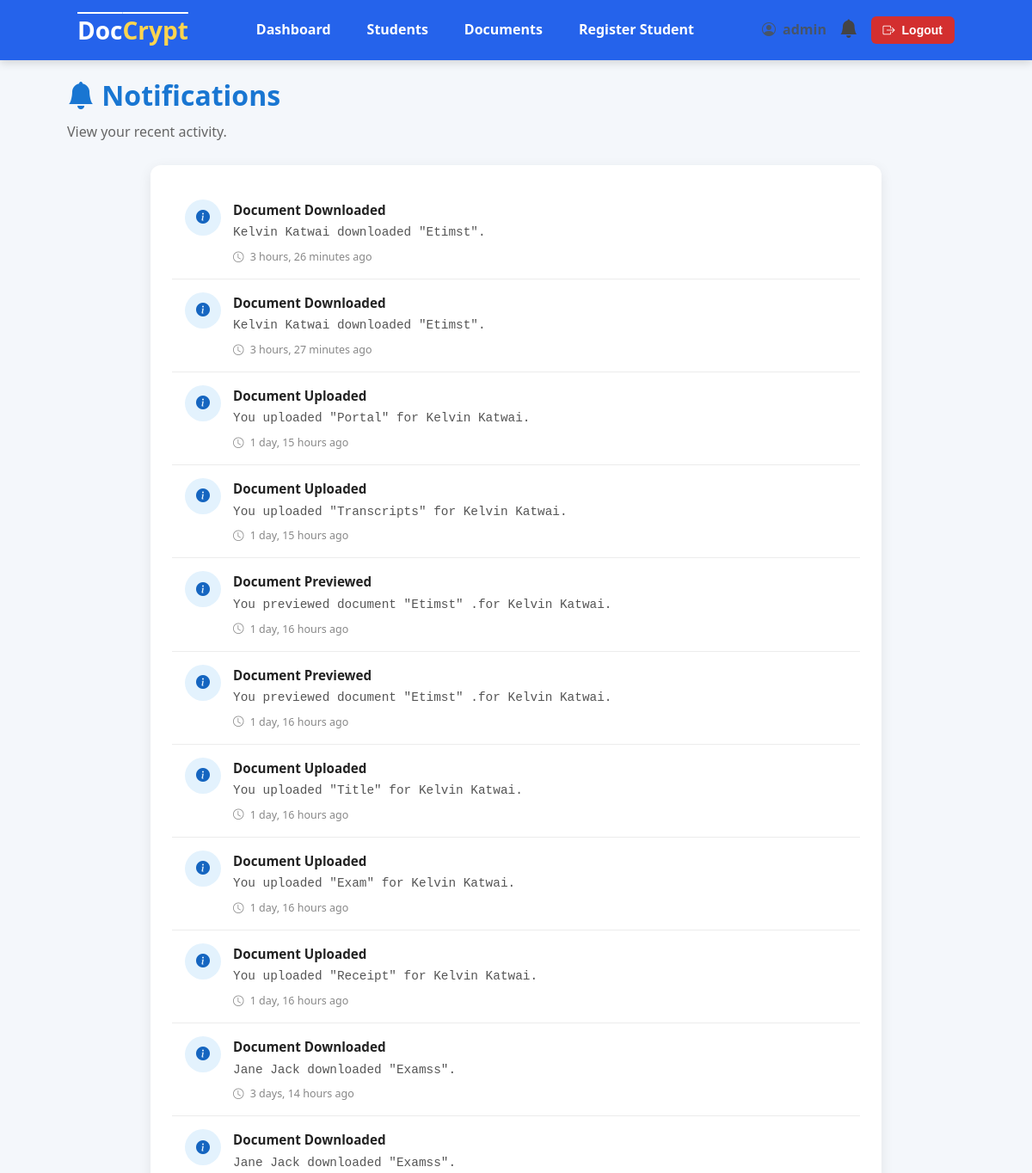
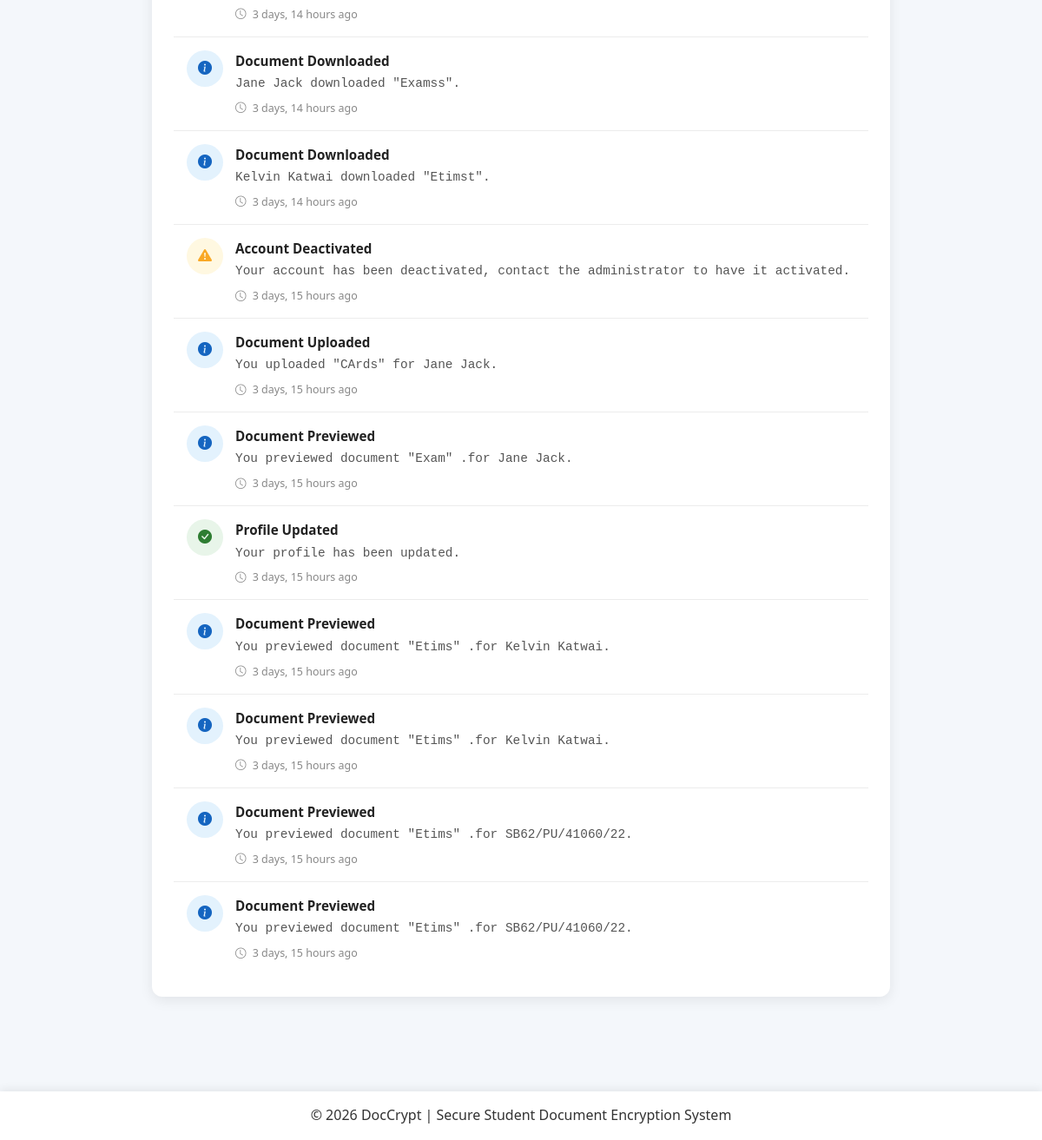
Screenshot of /notifications/notifications/ (signed in) with the database file from the repository (2 pictures, top to bottom).
### notifications/models.py (models this page shows, shortened)
class Notification(models.Model):
    class Type(models.TextChoices):
        INFO = "INFO", "Information"
        SUCCESS = "SUCCESS", "Success"
        WARNING = "WARNING", "Warning"
        ERROR = "ERROR", "Error"
    recipient = models.ForeignKey(settings.AUTH_USER_MODEL, on_delete=models.CASCADE, related_name="notifications")
    title = models.CharField(max_length=100)
    message =  models.TextField()
    notification_type = models.CharField(max_length=10, choices=Type.choices, default=Type.INFO)
    is_read = models.BooleanField(default=False)
    created_at = models.DateTimeField(auto_now_add=True)
    class Meta:
        ordering = ["-created_at"]

### notifications/views.py (the view)
# urls.py: path("notifications/", views.notification_list, name="notification_list"),
@login_required
def notification_list(request):
    all_notifications  = Notification.objects.filter(recipient=request.user).order_by("-created_at")
    return render(request, "notifications/notifications_list.html", {"notifications": all_notifications})

### notifications/context_processors.py (called while the page is built)
def notifications(request):
    if request.user.is_authenticated:
        notifications = Notification.objects.filter(
            recipient=request.user,
            is_read=False,
        ).order_by("-created_at")[:5]
        return {
            'notifications': notifications,
            "notification_count": notifications.count(),
        }
    return {
        "notifications": [],
        "notification_count":0,
    }

### users/models.py (called while the page is built)
    @property
    def is_admin(self):
        return self.role == self.Role.ADMIN or self.is_superuser

### notifications/templates/notifications/notifications_list.html (shortened to what this page needs)
{% extends "users/base.html" %}
{% block content %}
<div class="page-header">
    <div>
        <h1>
            <i class="bi bi-bell-fill"></i>
            Notifications
        </h1>
        <p>
            View your recent activity.
        </p>
    </div>
</div>
<div class="notification-page">
    <div class="card">
    {% if notifications %}
        {% for notification in notifications %}
            <div class="notification-item notification-{{ notification.notification_type|lower }}">
                <div class="notification-icon">
                    {% if notification.notification_type == "SUCCESS" %}
                        <i class="bi bi-check-circle-fill"></i>
                    {% elif notification.notification_type == "WARNING" %}
                        <i class="bi bi-exclamation-triangle-fill"></i>
                    {% elif notification.notification_type == "ERROR" %}
                        <i class="bi bi-x-circle-fill"></i>
                    {% else %}
                        <i class="bi bi-info-circle-fill"></i>
                    {% endif %}
                </div>
                <div class="notification-content">
                    <strong>{{ notification.title }}</strong>
                    <p>{{ notification.message }}</p>
                    <small>
                        <i class="bi bi-clock"></i>
                        {{ notification.created_at|timesince }} ago
                    </small>
                </div>
            </div>
        {% endfor %}
    {% endif %}
    </div>
</div>
{% endblock %}

### static/css/style.css (style rules this page uses)
* { margin:0; padding:0; box-sizing:border-box; }
html { scroll-behavior: smooth; }
body { font-family:"Segoe UI",Tahoma,Geneva,Verdana,sans-serif; background:#f4f7fb; color:#333; line-height:1.6; padding-bottom: 70px; }
.page-header { display:grid; grid-template-columns: 1fr auto; align-items:center; margin-bottom:25px; margin-top: 15px; }
.page-header h1 { color:#1976d2; margin-bottom:5px; }
.page-header p { color:#666; }
.card { background:white; border-radius:12px; padding:25px; margin-bottom:25px; box-shadow:0 4px 15px rgba(0,0,0,.08); }
.notification-item { display:flex; align-items:flex-start; gap:14px; padding:15px; border-bottom:1px solid #ececec; transition:.2s ease; }
.notification-item:last-child { border-bottom:none; }
.notification-page { max-width: 850px; margin: 0 auto; }
.notification-icon { width:42px; height:42px; border-radius:50%; display:flex; justify-content:center; align-items:center; flex-shrink:0; font-size:1rem; }
.notification-content { flex:1; }
.notification-content strong { display:block; color:#222; margin-bottom:4px; font-size:.95rem; font-weight:600; }
.notification-content p { margin:0; color:#555; line-height:1.45; font-family: 'Courier New', Courier, monospace; font-size:.9rem; }
.notification-content small { display:block; margin-top:8px; color:#888; font-size:.78rem; }
.notification-content small i { margin-right:4px; }
.notification-success .notification-icon { background:#e8f5e9; color:#2e7d32; }
.notification-info .notification-icon { background:#e3f2fd; color:#1565c0; }
.notification-warning .notification-icon { background:#fff8e1; color:#f9a825; }

### rows the page displays
Notification: notification_type "INFO" (drawn), title "Document Downloaded", message "Kelvin Katwai downloaded \"Etimst\".", created_at "3 hours, 26 minutes"
Notification: notification_type "INFO" (drawn), title "Document Downloaded", message "Kelvin Katwai downloaded \"Etimst\".", created_at "3 hours, 27 minutes"
Notification: notification_type "INFO" (drawn), title "Document Uploaded", message "You uploaded \"Portal\" for Kelvin Katwai.", created_at "1 day, 15 hours"
Notification: notification_type "INFO" (drawn), title "Document Uploaded", message "You uploaded \"Transcripts\" for Kelvin Katwai.", created_at "1 day, 15 hours"
Notification: notification_type "INFO" (drawn), title "Document Previewed", message "You previewed document \"Etimst\" .for Kelvin Katwai.", created_at "1 day, 16 hours"
Notification: notification_type "INFO" (drawn), title "Document Previewed", message "You previewed document \"Etimst\" .for Kelvin Katwai.", created_at "1 day, 16 hours"
Notification: notification_type "INFO" (drawn), title "Document Uploaded", message "You uploaded \"Title\" for Kelvin Katwai.", created_at "1 day, 16 hours"
Notification: notification_type "INFO" (drawn), title "Document Uploaded", message "You uploaded \"Exam\" for Kelvin Katwai.", created_at "1 day, 16 hours"
Notification: notification_type "INFO" (drawn), title "Document Uploaded", message "You uploaded \"Receipt\" for Kelvin Katwai.", created_at "1 day, 16 hours"
Notification: notification_type "INFO" (drawn), title "Document Downloaded", message "Jane Jack downloaded \"Examss\".", created_at "3 days, 14 hours"
Notification: notification_type "INFO" (drawn), title "Document Downloaded", message "Jane Jack downloaded \"Examss\".", created_at "3 days, 14 hours"
Notification: notification_type "INFO" (drawn), title "Document Downloaded", message "Jane Jack downloaded \"Examss\".", created_at "3 days, 14 hours"
Notification: notification_type "INFO" (drawn), title "Document Downloaded", message "Kelvin Katwai downloaded \"Etimst\".", created_at "3 days, 14 hours"
Notification: notification_type "WARNING" (drawn), title "Account Deactivated", message "Your account has been deactivated, contact the administrator to have it activated.", created_at "3 days, 15 hours"
Notification: notification_type "INFO" (drawn), title "Document Uploaded", message "You uploaded \"CArds\" for Jane Jack.", created_at "3 days, 15 hours"
Notification: notification_type "INFO" (drawn), title "Document Previewed", message "You previewed document \"Exam\" .for Jane Jack.", created_at "3 days, 15 hours"
Notification: notification_type "SUCCESS" (drawn), title "Profile Updated", message "Your profile has been updated.", created_at "3 days, 15 hours"
Notification: notification_type "INFO" (drawn), title "Document Previewed", message "You previewed document \"Etims\" .for Kelvin Katwai.", created_at "3 days, 15 hours"
Notification: notification_type "INFO" (drawn), title "Document Previewed", message "You previewed document \"Etims\" .for Kelvin Katwai.", created_at "3 days, 15 hours"
Notification: notification_type "INFO" (drawn), title "Document Previewed", message "You previewed document \"Etims\" .for SB62/PU/41060/22.", created_at "3 days, 15 hours"
Notification: notification_type "INFO" (drawn), title "Document Previewed", message "You previewed document \"Etims\" .for SB62/PU/41060/22.", created_at "3 days, 15 hours"
